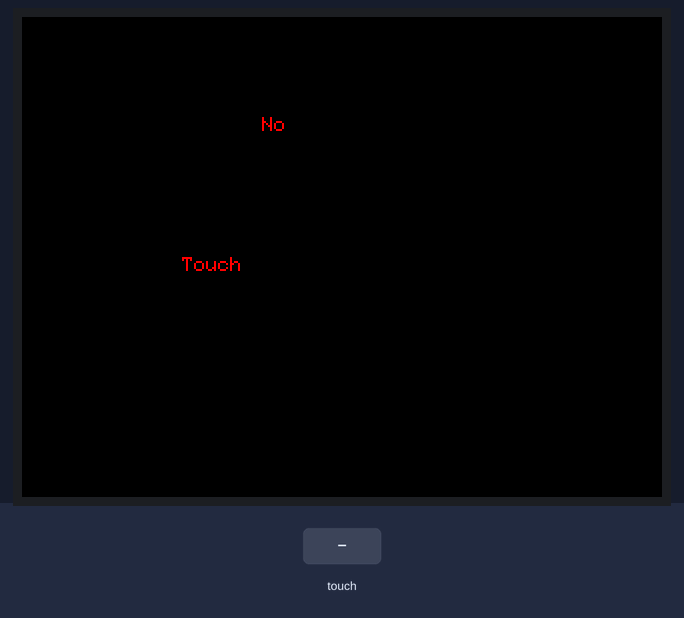
The sketch below on a simulated ESP8266 (NodeMCU). On the bench: 320×240 colour display. The test bench sets the inputs (shaded band). What the sketch prints to the serial monitor is not drawn.

Above: at 1.4 s.
1.5 s: touch panel pressed at 13 % / 10 % of its raw x / y range
At 1.68 s:
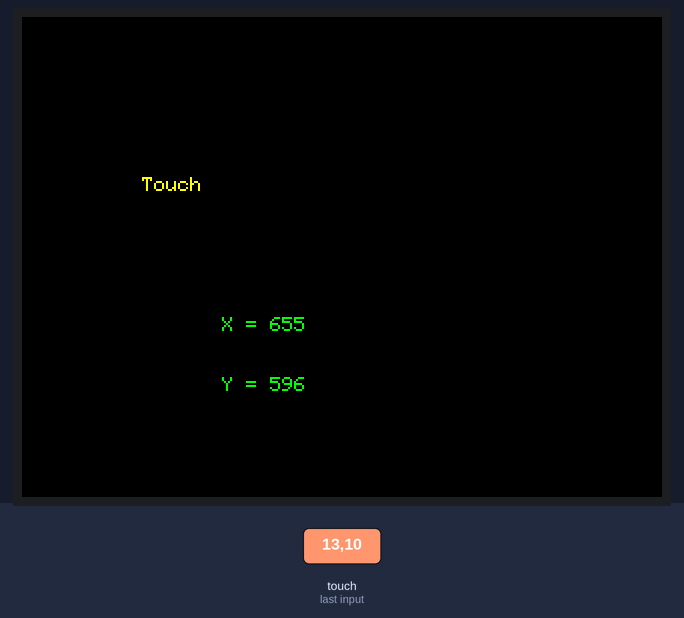
3.2 s: touch panel pressed at 38 % / 10 % of its raw x / y range
Timing chart, 0 to 6.2 s (numbered marks = the images above; inputs shaded):
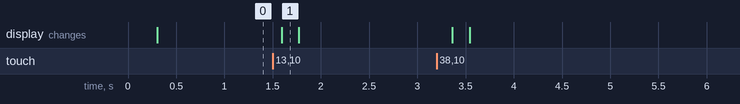

Measured:
- after the input at 1.5 s, the display: changes after 0.09 s (image 1)

The sketch:

ILI9341Test.ino
```cpp
#include <Adafruit_ILI9341.h>
//#include <font_Arial.h> // from ILI9341_t3
#include <XPT2046_Touchscreen.h>
#include <SPI.h>

#define CS_PIN  D2
#define TFT_DC  D4
#define TFT_CS D8
// MOSI=11, MISO=12, SCK=13

XPT2046_Touchscreen ts(CS_PIN);
#define TIRQ_PIN  2
//XPT2046_Touchscreen ts(CS_PIN);  // Param 2 - NULL - No interrupts
//XPT2046_Touchscreen ts(CS_PIN, 255);  // Param 2 - 255 - No interrupts
//XPT2046_Touchscreen ts(CS_PIN, TIRQ_PIN);  // Param 2 - Touch IRQ Pin - interrupt enabled polling

Adafruit_ILI9341 tft = Adafruit_ILI9341(TFT_CS, TFT_DC);

void setup() {
  Serial.begin(9600);
  tft.begin();
  tft.setRotation(1);
  tft.fillScreen(ILI9341_BLACK);
  ts.begin();
  ts.setRotation(1);
  while (!Serial && (millis() <= 1000));
}

boolean wastouched = true;

void loop() {
  boolean istouched = ts.touched();
  if (istouched) {
    TS_Point p = ts.getPoint();
    if (!wastouched) {
      tft.fillScreen(ILI9341_BLACK);
      tft.setTextColor(ILI9341_YELLOW);
   //   tft.setFont(Arial_60);
      tft.setCursor(60, 80);
      tft.print("Touch");
    }
    tft.fillRect(100, 150, 140, 60, ILI9341_BLACK);
    tft.setTextColor(ILI9341_GREEN);
 //   tft.setFont(Arial_24);
    tft.setCursor(100, 150);
    tft.print("X = ");
    tft.print(p.x);
    tft.setCursor(100, 180);
    tft.print("Y = ");
    tft.print(p.y);
    Serial.print(", x = ");
    Serial.print(p.x);
    Serial.print(", y = ");
    Serial.println(p.y);
  } else {
    if (wastouched) {
      tft.fillScreen(ILI9341_BLACK);
      tft.setTextColor(ILI9341_RED);
   //   tft.setFont(Arial_48);
      tft.setCursor(120, 50);
      tft.print("No");
      tft.setCursor(80, 120);
      tft.print("Touch");
    }
    Serial.println("no touch");
  }
  wastouched = istouched;
  delay(100);
}
```
